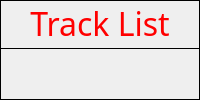
        <widget class="QFrame" name="frameTrackList">
         <property name="palette">
          <palette>
           <active>
            <colorrole role="ButtonText">
             <brush brushstyle="SolidPattern">
              <color alpha="255">
               <red>255</red>
               <green>255</green>
               <blue>255</blue>
              </color>
             </brush>
            </colorrole>
           </active>
           <inactive>
            <colorrole role="ButtonText">
             <brush brushstyle="SolidPattern">
              <color alpha="255">
               <red>255</red>
               <green>255</green>
               <blue>255</blue>
              </color>
             </brush>
            </colorrole>
           </inactive>
           <disabled>
            <colorrole role="ButtonText">
             <brush brushstyle="SolidPattern">
              <color alpha="255">
               <red>133</red>
               <green>131</green>
               <blue>127</blue>
              </color>
             </brush>
            </colorrole>
           </disabled>
          </palette>
         </property>
         <property name="frameShape">
          <enum>QFrame::Box</enum>
         </property>
         <property name="frameShadow">
          <enum>QFrame::Plain</enum>
         </property>
         <layout class="QVBoxLayout" name="verticalLayout" stretch="30,1,100">
          <property name="spacing">
           <number>1</number>
          </property>
          <property name="margin">
           <number>0</number>
          </property>
          <item>
           <widget class="QLabel" name="lblTrackString">
            <property name="palette">
             <palette>
              <active>
               <colorrole role="WindowText">
                <brush brushstyle="SolidPattern">
                 <color alpha="255">
                  <red>255</red>
                  <green>0</green>
                  <blue>0</blue>
                 </color>
                </brush>
               </colorrole>
               <colorrole role="Text">
                <brush brushstyle="SolidPattern">
                 <color alpha="255">
                  <red>255</red>
                  <green>255</green>
                  <blue>255</blue>
                 </color>
                </brush>
               </colorrole>
               <colorrole role="BrightText">
                <brush brushstyle="SolidPattern">
                 <color alpha="255">
                  <red>255</red>
                  <green>255</green>
                  <blue>255</blue>
                 </color>
                </brush>
               </colorrole>
               <colorrole role="ButtonText">
                <brush brushstyle="SolidPattern">
                 <color alpha="255">
                  <red>255</red>
                  <green>255</green>
                  <blue>255</blue>
                 </color>
                </brush>
               </colorrole>
              </active>
              <inactive>
               <colorrole role="WindowText">
                <brush brushstyle="SolidPattern">
                 <color alpha="255">
                  <red>255</red>
                  <green>0</green>
                  <blue>0</blue>
                 </color>
                </brush>
               </colorrole>
               <colorrole role="Text">
                <brush brushstyle="SolidPattern">
                 <color alpha="255">
                  <red>255</red>
                  <green>255</green>
                  <blue>255</blue>
                 </color>
                </brush>
               </colorrole>
               <colorrole role="BrightText">
                <brush brushstyle="SolidPattern">
                 <color alpha="255">
                  <red>255</red>
                  <green>255</green>
                  <blue>255</blue>
                 </color>
                </brush>
               </colorrole>
               <colorrole role="ButtonText">
                <brush brushstyle="SolidPattern">
                 <color alpha="255">
                  <red>255</red>
                  <green>255</green>
                  <blue>255</blue>
                 </color>
                </brush>
               </colorrole>
              </inactive>
              <disabled>
               <colorrole role="WindowText">
                <brush brushstyle="SolidPattern">
                 <color alpha="255">
                  <red>133</red>
                  <green>131</green>
                  <blue>127</blue>
                 </color>
                </brush>
               </colorrole>
               <colorrole role="Text">
                <brush brushstyle="SolidPattern">
                 <color alpha="255">
                  <red>133</red>
                  <green>131</green>
                  <blue>127</blue>
                 </color>
                </brush>
               </colorrole>
               <colorrole role="BrightText">
                <brush brushstyle="SolidPattern">
                 <color alpha="255">
                  <red>255</red>
                  <green>255</green>
                  <blue>255</blue>
                 </color>
                </brush>
               </colorrole>
               <colorrole role="ButtonText">
                <brush brushstyle="SolidPattern">
                 <color alpha="255">
                  <red>133</red>
                  <green>131</green>
                  <blue>127</blue>
                 </color>
                </brush>
               </colorrole>
              </disabled>
             </palette>
            </property>
            <property name="font">
             <font>
              <family>Digital-7</family>
              <pointsize>24</pointsize>
             </font>
            </property>
            <property name="autoFillBackground">
             <bool>true</bool>
            </property>
            <property name="text">
             <string>Track List</string>
            </property>
            <property name="alignment">
             <set>Qt::AlignCenter</set>
            </property>
           </widget>
          </item>
          <item>
           <widget class="Line" name="line">
            <property name="frameShadow">
             <enum>QFrame::Plain</enum>
            </property>
            <property name="orientation">
             <enum>Qt::Horizontal</enum>
            </property>
           </widget>
          </item>
          <item>
           <widget class="QLabel" name="lblTrackList">
            <property name="sizePolicy">
             <sizepolicy hsizetype="Preferred" vsizetype="Preferred">
              <horstretch>0</horstretch>
              <verstretch>0</verstretch>
             </sizepolicy>
            </property>
            <property name="palette">
             <palette>
              <active>
               <colorrole role="WindowText">
                <brush brushstyle="SolidPattern">
                 <color alpha="255">
                  <red>255</red>
                  <green>0</green>
                  <blue>0</blue>
                 </color>
                </brush>
               </colorrole>
              </active>
              <inactive>
               <colorrole role="WindowText">
                <brush brushstyle="SolidPattern">
                 <color alpha="255">
                  <red>255</red>
                  <green>0</green>
                  <blue>0</blue>
                 </color>
                </brush>
               </colorrole>
              </inactive>
              <disabled>
               <colorrole role="WindowText">
                <brush brushstyle="SolidPattern">
                 <color alpha="255">
                  <red>133</red>
                  <green>131</green>
                  <blue>127</blue>
                 </color>
                </brush>
               </colorrole>
              </disabled>
             </palette>
            </property>
            <property name="font">
             <font>
              <family>Digital-7</family>
              <pointsize>12</pointsize>
             </font>
            </property>
            <property name="text">
             <string/>
            </property>
            <property name="textFormat">
             <enum>Qt::PlainText</enum>
            </property>
            <property name="scaledContents">
             <bool>false</bool>
            </property>
            <property name="alignment">
             <set>Qt::AlignLeading|Qt::AlignLeft|Qt::AlignTop</set>
            </property>
            <property name="wordWrap">
             <bool>false</bool>
            </property>
           </widget>
          </item>
         </layout>
        </widget>
